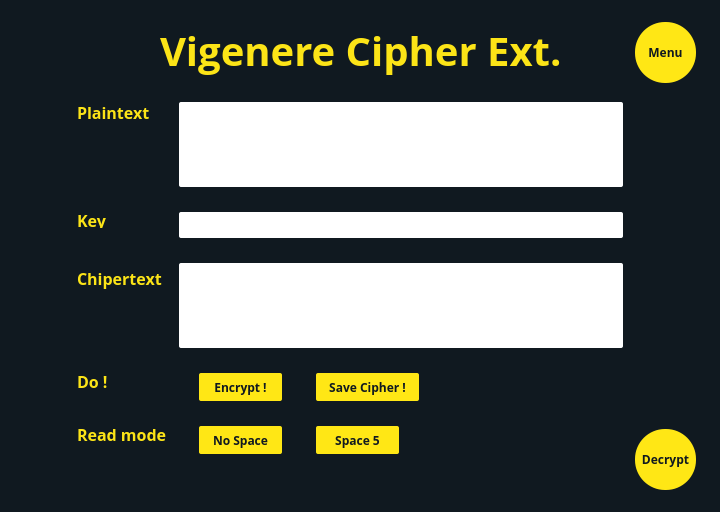
<?xml version="1.0" encoding="UTF-8"?>
<ui version="4.0">
 <class>Dialog</class>
 <widget class="QDialog" name="Dialog">
  <property name="geometry">
   <rect>
    <x>0</x>
    <y>0</y>
    <width>720</width>
    <height>512</height>
   </rect>
  </property>
  <property name="windowTitle">
   <string>Dialog</string>
  </property>
  <widget class="QWidget" name="widget" native="true">
   <property name="geometry">
    <rect>
     <x>0</x>
     <y>0</y>
     <width>720</width>
     <height>512</height>
    </rect>
   </property>
   <property name="styleSheet">
    <string notr="true">QWidget#widget{
background: #101920;}</string>
   </property>
   <widget class="QLabel" name="label">
    <property name="geometry">
     <rect>
      <x>160</x>
      <y>15</y>
      <width>411</width>
      <height>71</height>
     </rect>
    </property>
    <property name="styleSheet">
     <string notr="true">font-family: Open Sans;
font-style: normal;
font-weight: bold;
font-size: 40px;
color: #FCE417;</string>
    </property>
    <property name="text">
     <string>Vigenere Cipher Ext.</string>
    </property>
   </widget>
   <widget class="QLabel" name="label_3">
    <property name="geometry">
     <rect>
      <x>77</x>
      <y>102</y>
      <width>81</width>
      <height>21</height>
     </rect>
    </property>
    <property name="styleSheet">
     <string notr="true">font-family: Open Sans;
font-style: normal;
font-weight: bold;
font-size: 16px;
/* identical to box height */


color: #FCE417;
</string>
    </property>
    <property name="text">
     <string>Plaintext</string>
    </property>
   </widget>
   <widget class="QLabel" name="label_4">
    <property name="geometry">
     <rect>
      <x>77</x>
      <y>212</y>
      <width>31</width>
      <height>16</height>
     </rect>
    </property>
    <property name="styleSheet">
     <string notr="true">font-family: Open Sans;
font-style: normal;
font-weight: bold;
font-size: 16px;
/* identical to box height */


color: #FCE417;
</string>
    </property>
    <property name="text">
     <string>Key</string>
    </property>
   </widget>
   <widget class="QLabel" name="label_5">
    <property name="geometry">
     <rect>
      <x>77</x>
      <y>263</y>
      <width>91</width>
      <height>31</height>
     </rect>
    </property>
    <property name="styleSheet">
     <string notr="true">font-family: Open Sans;
font-style: normal;
font-weight: bold;
font-size: 16px;
/* identical to box height */


color: #FCE417;
</string>
    </property>
    <property name="text">
     <string>Chipertext</string>
    </property>
   </widget>
   <widget class="QLabel" name="label_6">
    <property name="geometry">
     <rect>
      <x>77</x>
      <y>373</y>
      <width>31</width>
      <height>16</height>
     </rect>
    </property>
    <property name="styleSheet">
     <string notr="true">font-family: Open Sans;
font-style: normal;
font-weight: bold;
font-size: 16px;
/* identical to box height */


color: #FCE417;
</string>
    </property>
    <property name="text">
     <string>Do !</string>
    </property>
   </widget>
   <widget class="QLabel" name="label_7">
    <property name="geometry">
     <rect>
      <x>77</x>
      <y>426</y>
      <width>91</width>
      <height>16</height>
     </rect>
    </property>
    <property name="styleSheet">
     <string notr="true">font-family: Open Sans;
font-style: normal;
font-weight: bold;
font-size: 16px;
/* identical to box height */


color: #FCE417;
</string>
    </property>
    <property name="text">
     <string>Read mode</string>
    </property>
   </widget>
   <widget class="QPushButton" name="menu">
    <property name="geometry">
     <rect>
      <x>635</x>
      <y>22</y>
      <width>61</width>
      <height>61</height>
     </rect>
    </property>
    <property name="styleSheet">
     <string notr="true">background: #FFE715;
border-radius: 30;
font-family: Open Sans;
font-style: normal;
font-weight: 600;
font-size: 12px;
line-height: 33px;

color: #101920;
</string>
    </property>
    <property name="text">
     <string>Menu</string>
    </property>
   </widget>
   <widget class="QPushButton" name="encrypt">
    <property name="geometry">
     <rect>
      <x>199</x>
      <y>373</y>
      <width>83</width>
      <height>28</height>
     </rect>
    </property>
    <property name="styleSheet">
     <string notr="true">background: #FFE715;
border-radius: 2px;
font-family: Open Sans;
font-style: normal;
font-weight: 600;
font-size: 12px;
color: #101920;</string>
    </property>
    <property name="text">
     <string>Encrypt !</string>
    </property>
   </widget>
   <widget class="QTextEdit" name="plaintext">
    <property name="geometry">
     <rect>
      <x>190</x>
      <y>102</y>
      <width>425</width>
      <height>85</height>
     </rect>
    </property>
    <property name="autoFillBackground">
     <bool>false</bool>
    </property>
    <property name="styleSheet">
     <string notr="true">QWidget#plaintext{
font-family: Open Sans;
font-style: normal;
font-weight: 600;
font-size: 12px;
color: #000000;
}</string>
    </property>
    <property name="frameShape">
     <enum>QFrame::NoFrame</enum>
    </property>
    <property name="lineWidth">
     <number>0</number>
    </property>
    <property name="readOnly">
     <bool>false</bool>
    </property>
    <property name="html">
     <string>&lt;!DOCTYPE HTML PUBLIC &quot;-//W3C//DTD HTML 4.0//EN&quot; &quot;http://www.w3.org/TR/REC-html40/strict.dtd&quot;&gt;
&lt;html&gt;&lt;head&gt;&lt;meta name=&quot;qrichtext&quot; content=&quot;1&quot; /&gt;&lt;style type=&quot;text/css&quot;&gt;
p, li { white-space: pre-wrap; }
&lt;/style&gt;&lt;/head&gt;&lt;body style=&quot; font-family:'Open Sans'; font-size:12px; font-weight:600; font-style:normal;&quot;&gt;
&lt;p style=&quot;-qt-paragraph-type:empty; margin-top:0px; margin-bottom:0px; margin-left:0px; margin-right:0px; -qt-block-indent:0; text-indent:0px; font-family:'MS Shell Dlg 2'; font-size:8.25pt; font-weight:400;&quot;&gt;&lt;br /&gt;&lt;/p&gt;&lt;/body&gt;&lt;/html&gt;</string>
    </property>
   </widget>
   <widget class="QLabel" name="label_2">
    <property name="geometry">
     <rect>
      <x>179</x>
      <y>102</y>
      <width>444</width>
      <height>85</height>
     </rect>
    </property>
    <property name="styleSheet">
     <string notr="true">background: #ffffff;
border-radius: 2px;</string>
    </property>
    <property name="text">
     <string/>
    </property>
   </widget>
   <widget class="QPushButton" name="decrypt">
    <property name="geometry">
     <rect>
      <x>635</x>
      <y>429</y>
      <width>61</width>
      <height>61</height>
     </rect>
    </property>
    <property name="styleSheet">
     <string notr="true">background: #FFE715;
border-radius: 30;
font-family: Open Sans;
font-style: normal;
font-weight: 600;
font-size: 12px;
line-height: 33px;

color: #101920;
</string>
    </property>
    <property name="text">
     <string>Decrypt</string>
    </property>
   </widget>
   <widget class="QLabel" name="label_8">
    <property name="geometry">
     <rect>
      <x>179</x>
      <y>263</y>
      <width>444</width>
      <height>85</height>
     </rect>
    </property>
    <property name="styleSheet">
     <string notr="true">background: #ffffff;
border-radius: 2px;</string>
    </property>
    <property name="text">
     <string/>
    </property>
   </widget>
   <widget class="QLabel" name="label_9">
    <property name="geometry">
     <rect>
      <x>179</x>
      <y>212</y>
      <width>444</width>
      <height>26</height>
     </rect>
    </property>
    <property name="styleSheet">
     <string notr="true">background: #ffffff;
border-radius: 2px;</string>
    </property>
    <property name="text">
     <string/>
    </property>
   </widget>
   <widget class="QTextEdit" name="ciphertext">
    <property name="geometry">
     <rect>
      <x>190</x>
      <y>263</y>
      <width>425</width>
      <height>85</height>
     </rect>
    </property>
    <property name="autoFillBackground">
     <bool>false</bool>
    </property>
    <property name="styleSheet">
     <string notr="true">QWidget#ciphertext{
font-family: Open Sans;
font-style: normal;
font-weight: 600;
font-size: 12px;
color: #000000;
}</string>
    </property>
    <property name="frameShape">
     <enum>QFrame::NoFrame</enum>
    </property>
    <property name="lineWidth">
     <number>0</number>
    </property>
    <property name="readOnly">
     <bool>true</bool>
    </property>
    <property name="html">
     <string>&lt;!DOCTYPE HTML PUBLIC &quot;-//W3C//DTD HTML 4.0//EN&quot; &quot;http://www.w3.org/TR/REC-html40/strict.dtd&quot;&gt;
&lt;html&gt;&lt;head&gt;&lt;meta name=&quot;qrichtext&quot; content=&quot;1&quot; /&gt;&lt;style type=&quot;text/css&quot;&gt;
p, li { white-space: pre-wrap; }
&lt;/style&gt;&lt;/head&gt;&lt;body style=&quot; font-family:'Open Sans'; font-size:12px; font-weight:600; font-style:normal;&quot;&gt;
&lt;p style=&quot;-qt-paragraph-type:empty; margin-top:0px; margin-bottom:0px; margin-left:0px; margin-right:0px; -qt-block-indent:0; text-indent:0px; font-size:8.25pt;&quot;&gt;&lt;br /&gt;&lt;/p&gt;&lt;/body&gt;&lt;/html&gt;</string>
    </property>
   </widget>
   <widget class="QTextEdit" name="key">
    <property name="geometry">
     <rect>
      <x>190</x>
      <y>212</y>
      <width>425</width>
      <height>26</height>
     </rect>
    </property>
    <property name="autoFillBackground">
     <bool>false</bool>
    </property>
    <property name="styleSheet">
     <string notr="true">QWidget#key{
font-family: Open Sans;
font-style: normal;
font-weight: 600;
font-size: 12px;
color: #000000;
}</string>
    </property>
    <property name="frameShape">
     <enum>QFrame::NoFrame</enum>
    </property>
    <property name="lineWidth">
     <number>0</number>
    </property>
    <property name="readOnly">
     <bool>false</bool>
    </property>
    <property name="html">
     <string>&lt;!DOCTYPE HTML PUBLIC &quot;-//W3C//DTD HTML 4.0//EN&quot; &quot;http://www.w3.org/TR/REC-html40/strict.dtd&quot;&gt;
&lt;html&gt;&lt;head&gt;&lt;meta name=&quot;qrichtext&quot; content=&quot;1&quot; /&gt;&lt;style type=&quot;text/css&quot;&gt;
p, li { white-space: pre-wrap; }
&lt;/style&gt;&lt;/head&gt;&lt;body style=&quot; font-family:'Open Sans'; font-size:12px; font-weight:600; font-style:normal;&quot;&gt;
&lt;p style=&quot;-qt-paragraph-type:empty; margin-top:0px; margin-bottom:0px; margin-left:0px; margin-right:0px; -qt-block-indent:0; text-indent:0px; font-family:'MS Shell Dlg 2'; font-size:8.25pt; font-weight:400;&quot;&gt;&lt;br /&gt;&lt;/p&gt;&lt;/body&gt;&lt;/html&gt;</string>
    </property>
   </widget>
   <widget class="QPushButton" name="nospace">
    <property name="geometry">
     <rect>
      <x>199</x>
      <y>426</y>
      <width>83</width>
      <height>28</height>
     </rect>
    </property>
    <property name="styleSheet">
     <string notr="true">background: #FFE715;
border-radius: 2px;
font-family: Open Sans;
font-style: normal;
font-weight: 600;
font-size: 12px;
color: #101920;</string>
    </property>
    <property name="text">
     <string>No Space</string>
    </property>
   </widget>
   <widget class="QPushButton" name="space5">
    <property name="geometry">
     <rect>
      <x>316</x>
      <y>426</y>
      <width>83</width>
      <height>28</height>
     </rect>
    </property>
    <property name="styleSheet">
     <string notr="true">background: #FFE715;
border-radius: 2px;
font-family: Open Sans;
font-style: normal;
font-weight: 600;
font-size: 12px;
color: #101920;</string>
    </property>
    <property name="text">
     <string>Space 5</string>
    </property>
   </widget>
   <widget class="QPushButton" name="savecipher">
    <property name="geometry">
     <rect>
      <x>316</x>
      <y>373</y>
      <width>103</width>
      <height>28</height>
     </rect>
    </property>
    <property name="styleSheet">
     <string notr="true">background: #FFE715;
border-radius: 2px;
font-family: Open Sans;
font-style: normal;
font-weight: 600;
font-size: 12px;
color: #101920;</string>
    </property>
    <property name="text">
     <string>Save Cipher !</string>
    </property>
   </widget>
   <zorder>label</zorder>
   <zorder>label_3</zorder>
   <zorder>label_4</zorder>
   <zorder>label_5</zorder>
   <zorder>label_6</zorder>
   <zorder>label_7</zorder>
   <zorder>menu</zorder>
   <zorder>encrypt</zorder>
   <zorder>label_2</zorder>
   <zorder>plaintext</zorder>
   <zorder>decrypt</zorder>
   <zorder>label_8</zorder>
   <zorder>label_9</zorder>
   <zorder>ciphertext</zorder>
   <zorder>key</zorder>
   <zorder>nospace</zorder>
   <zorder>space5</zorder>
   <zorder>savecipher</zorder>
  </widget>
 </widget>
 <resources/>
 <connections/>
</ui>
